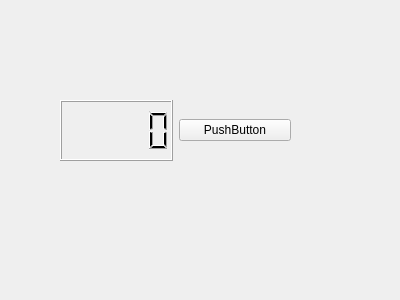
<?xml version="1.0" encoding="UTF-8"?>
<ui version="4.0">
 <class>View</class>
 <widget class="QWidget" name="View">
  <property name="geometry">
   <rect>
    <x>0</x>
    <y>0</y>
    <width>400</width>
    <height>300</height>
   </rect>
  </property>
  <property name="windowTitle">
   <string>Form</string>
  </property>
  <widget class="QWidget" name="">
   <property name="geometry">
    <rect>
     <x>60</x>
     <y>100</y>
     <width>231</width>
     <height>61</height>
    </rect>
   </property>
   <layout class="QHBoxLayout" name="horizontalLayout">
    <item>
     <widget class="QLCDNumber" name="lcdNumber"/>
    </item>
    <item>
     <widget class="QPushButton" name="pushButton">
      <property name="text">
       <string>PushButton</string>
      </property>
     </widget>
    </item>
   </layout>
  </widget>
 </widget>
 <resources/>
 <connections/>
</ui>
